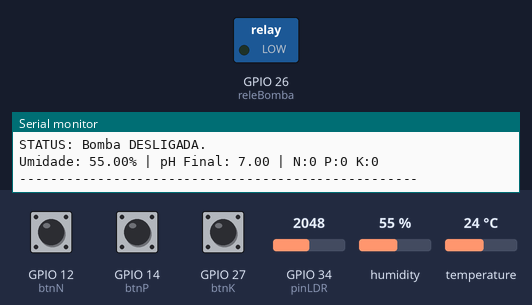
The sketch below on a simulated ESP32. Shown: switched loads named in the sketch (green lamp = pin HIGH), the last lines printed to the serial monitor. The test bench sets the inputs (shaded band); at power-on: humidity 55 %, GPIO 12 (btnN) HIGH, GPIO 14 (btnP) HIGH, GPIO 27 (btnK) HIGH, GPIO 34 (pinLDR) = 2048, temperature 24 °C.

Above: at 2.8 s.
2.9 s: humidity set to 51 %
5.6 s: humidity set to 48 %
At 6.8 s:
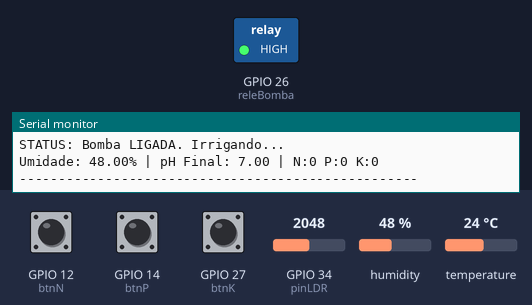
8.3 s: humidity set to 68 %
At 10.7 s:
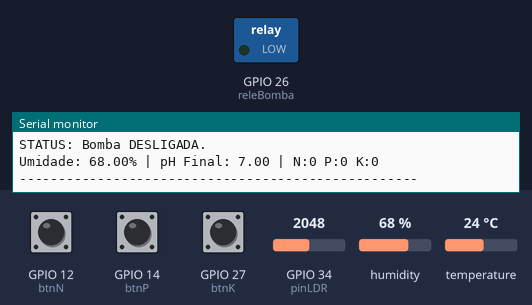
11.5 s: humidity set to 22 %
At 12.7 s:
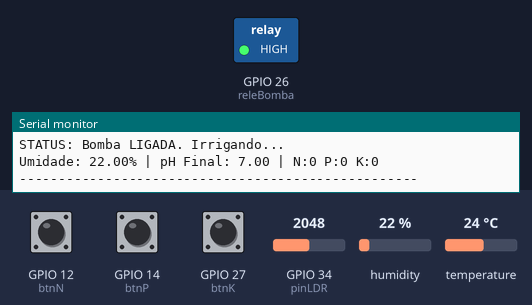
Timing chart, 0 to 14.5 s (numbered marks = the images above; inputs shaded):
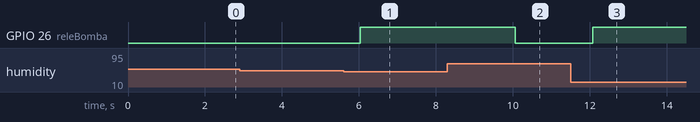

Measured:
- the behaviour switches between 50 and 49 % on humidity (found by bisection; images 0 and 1)
- after the input at 5.6 s, GPIO 26 (releBomba): LOW → HIGH after 0.44 s
- after the input at 8.3 s, GPIO 26 (releBomba): HIGH → LOW after 1.8 s
- after the input at 11.5 s, GPIO 26 (releBomba): LOW → HIGH after 0.57 s

The sketch:

main.ino
```cpp
#include <DHT.h>

// Configurações do Sensor de Umidade
#define DHTPIN 4
#define DHTTYPE DHT22
DHT dht(DHTPIN, DHTTYPE);

// Definição dos Pinos
const int pinLDR = 34; // Leitura analógica do "pH"
const int btnN = 12;   // Nitrogênio
const int btnP = 14;   // Fósforo
const int btnK = 27;   // Potássio
const int releBomba = 26; // Bomba de irrigação

void setup() {
  Serial.begin(115200);
  dht.begin();

  // INPUT_PULLUP inverte a lógica: botão não apertado lê HIGH, apertado lê LOW.
  pinMode(btnN, INPUT_PULLUP);
  pinMode(btnP, INPUT_PULLUP);
  pinMode(btnK, INPUT_PULLUP);

  pinMode(releBomba, OUTPUT);
  digitalWrite(releBomba, LOW); // Garante que a bomba inicie desligada
}

void loop() {
  // 1. Leitura da Umidade (DHT22)
  float umidade = dht.readHumidity();

  // 2. Leitura dos Nutrientes NPK
  // Como usamos PULLUP, verificamos se o sinal é LOW (pressionado)
  bool nivelN = (digitalRead(btnN) == LOW);
  bool nivelP = (digitalRead(btnP) == LOW);
  bool nivelK = (digitalRead(btnK) == LOW);

  // 3. Leitura e Tratamento do pH (LDR)
  int leituraLDR = analogRead(pinLDR);

  // O ESP32 lê portas analógicas de 0 a 4095.
  // Vamos mapear isso para uma escala de pH de 0.0 a 14.0.
  float phBase = map(leituraLDR, 0, 4095, 0, 140) / 10.0;
  float phFinal = phBase;

  // Aplicação da regra do enunciado: Os botões afetam o pH.
  if (nivelN) phFinal -= 1.0; // Adição de Nitrogênio acidifica o solo
  if (nivelK) phFinal += 1.0; // Adição de Potássio alcaliniza o solo

  // Travas de segurança para manter o pH entre 0 e 14
  if (phFinal < 0) phFinal = 0;
  if (phFinal > 14) phFinal = 14;

  // 4. Lógica de Irrigação (Cultura: Cana-de-açúcar)
  bool precisaIrrigar = false;

  // Condição: Umidade abaixo de 50% E pH dentro da tolerância da cana (5.0 a 8.0)
  if (umidade < 50.0 && phFinal >= 5.0 && phFinal <= 8.0) {
    precisaIrrigar = true;
  }

  // 5. Execução
  if (precisaIrrigar) {
    digitalWrite(releBomba, HIGH);
    Serial.println("STATUS: Bomba LIGADA. Irrigando...");
  } else {
    digitalWrite(releBomba, LOW);
    Serial.println("STATUS: Bomba DESLIGADA.");
  }

  // Monitoramento no Console
  Serial.print("Umidade: "); Serial.print(umidade); Serial.print("% | ");
  Serial.print("pH Final: "); Serial.print(phFinal);
  Serial.print(" | N:"); Serial.print(nivelN);
  Serial.print(" P:"); Serial.print(nivelP);
  Serial.print(" K:"); Serial.println(nivelK);
  Serial.println("---------------------------------------------------");

  delay(2000); // Aguarda 2 segundos antes da próxima leitura
}
```
